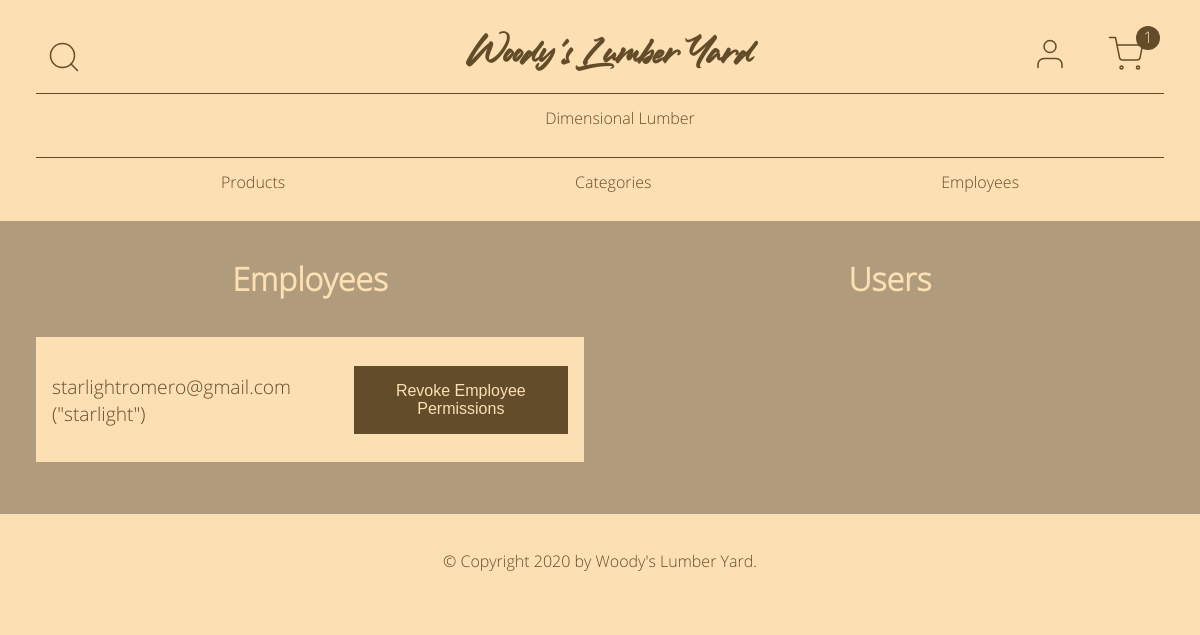
/admin/employees (signed in), run on an earlier commit of the app's database.
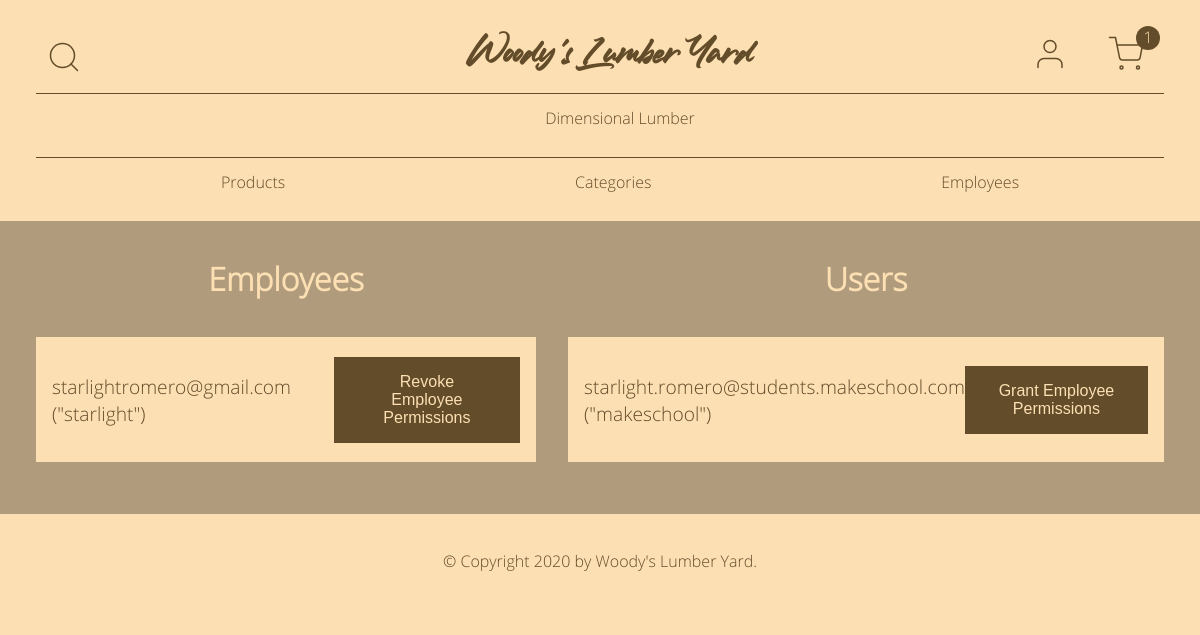
And on a later commit of the database.
### online_store/models.py (models this page shows, shortened)
class Category(db.Model):
    id = db.Column(db.Integer, primary_key=True)
    name = db.Column(db.String(20), nullable=False)
    link = db.Column(db.String(20), nullable=True)
    products = db.relationship("Product", backref="category", lazy=True)
    date_created = db.Column(db.DateTime, default=datetime.utcnow)
    created_by_id = db.Column(db.Integer, db.ForeignKey("user.id"))

class User(db.Model, UserMixin):
    id = db.Column(db.Integer, primary_key=True)
    username = db.Column(db.String(20), unique=True, nullable=False)
    email = db.Column(db.String(120), unique=True, nullable=False)
    image = db.Column(db.String(20), nullable=False, default="default.jpg")
    password = db.Column(db.String(60), nullable=True)
    is_employee = db.Column(db.Boolean, nullable=False, default=False)
    is_admin = db.Column(db.Boolean, nullable=False, default=False)
    categories = db.relationship("Category", backref="created_by", lazy=True)
    products = db.relationship("Product", backref="created_by", lazy=True)

### online_store/admin/routes.py (the view)
@admin.route("/admin/employees", methods=["GET"])
@login_required
@admin_required
def show_employees():
    categories = Category.query.all()
    users = (
        User.query.filter_by(is_employee=False)
        .filter_by(is_admin=False)
        .all()
    )
    employees = User.query.filter_by(is_employee=True).all()
    context = {
        "title": "Admins",
        "categories": categories,
        "users": users,
        "employees": employees,
    }
    return render_template("admin/employees.html", **context)

### online_store/admin/utils.py (called while the page is built)
def admin_required(func):
    @wraps(func)
    def wrapper(*args, **kwargs):
        if current_user.is_admin:
            return func(*args, **kwargs)
        else:
            return login_manager.unauthorized()
    return wrapper

### online_store/models.py (called while the page is built)
@login_manager.user_loader
def load_user(user_id):
    return User.query.get(int(user_id))

### online_store/templates/admin/employees.html (shortened to what this page needs)
{% extends "admin/base.html" %}
{% block head %}
{{ super() }}
{% endblock %}
{% block content %}
<div class="roles">
  <div class="employees">
    <h1>Employees</h1>
    {% for employee in employees %}
    <div class="employee">
      <p>{{ employee.email }} ("{{ employee.username }}")</p>
      <button type="button" onclick="revoke({{ employee.id }})">Revoke Employee Permissions</button>
    </div>
    {% endfor %}
  </div>
  <div class="users">
    <h1>Users</h1>
    {% for user in users %}
    <div class="user">
      <p>{{ user.email }} ("{{ user.username }}")</p>
      <button type="button" onclick="grant({{ user.id }})">Grant Employee Permissions</button>
    </div>
    {% endfor %}
  </div>
</div>
{% endblock %}

### online_store/templates/admin/base.html (shortened to what this page needs)
{% extends "base.html" %}
{% block nav %}
<nav>
  <ul>
    {% if current_user.is_employee %}
    <li><a href="{{ url_for('admin.show_products') }}">Products</a></li>
    <li><a href="{{ url_for('admin.show_categories') }}">Categories</a></li>
    {% endif %}
    {% if current_user.is_admin %}
    <li><a href="{{ url_for('admin.show_employees') }}">Employees</a></li>
    {% endif %}
  </ul>
</nav>
{% endblock %}

### online_store/templates/base.html (shortened to what this page needs)
<!DOCTYPE html>
<html lang="en">
<head>
  {% block head %}
  <link rel="stylesheet" type="text/css" href="{{ url_for('static', filename='css/main.css') }}">
  {% endblock %}
</head>
<body>
  <header>
    <div class="top-row">
      <div class="search">
        <img class="search-btn" src="/static/assets/search.svg" alt="Search Button">
      </div>
      {% if current_user.is_admin or current_user.is_employee %}
      <h1><a href="{{ url_for('admin.home') }}">Woody's Lumber Yard</a></h1>
      {% else %}
      <h1><a href="{{ url_for('main.home') }}">Woody's Lumber Yard</a></h1>
      {% endif %}
      <div class="user-icons">
        <a href="{{ url_for('users.account') }}">
          <img src="{{ url_for('static', filename='assets/user.svg') }}" alt="My Account">
        </a>
        <a href="{{ url_for('main.show_cart') }}">
          <img class="cart" src="{{ url_for('static', filename='assets/shopping-cart.svg') }}" alt="Shopping Cart">
          <div class="circle">1</div>
        </a>
      </div>
    </div>
    {% if categories %}
    <nav>
      <ul>
        {% for category in categories %}
        <li><a href="/category/{{ category.link }}">{{ category.name }}</a></li>
        {% endfor %}
      </ul>
    </nav>
    {% endif %}
    {% block nav %}{% endblock %}
  </header>
  <main>
    {% block content %}{% endblock %}
  </main>
  <footer>
    <p>&copy; Copyright 2020 by <a href="/">Woody's Lumber Yard</a>.</p>
  </footer>
</body>
</html>

### online_store/static/css/main.css (style rules this page uses)
body main button, body main .products .product-grid .product-item button, body main .products .product-grid .product-item .product-form input[type=submit], body main .product-detail .product-detail-text button, body main .categories .category-list .category-item button, body main .full-form input[type=submit], body footer button { -ms-appearance: none; -moz-appearance: none; -webkit-appearance: none; appearance: none; padding: 1rem 2rem; display: inline-block; border: none; margin: 0; text-decoration: none; background: #634C29; color: #FCDFB3; font-size: 1rem; cursor: pointer; text-align: center; transition: background 150ms ease-in-out, transform 50ms ease; }
* { box-sizing: border-box; }
body { background-color: #FCDFB3; color: #634C29; font-family: "Open-Sans", sans-serif; margin: 0; text-align: center; }
body header { background-color: #FCDFB3; padding: 36px; padding-bottom: 0; }
body header .top-row { display: flex; flex-direction: row; justify-content: center; align-items: center; justify-content: space-between; }
body header .top-row .search { display: flex; flex-direction: row; justify-content: center; align-items: center; flex-basis: 33%; justify-content: flex-start; margin: 0 10px; }
body header .top-row .search img { height: 36px; cursor: pointer; }
body header .top-row .user-icons { padding: 0; margin: 0; }
body header .top-row .user-icons .circle { display: block; position: absolute; color: #FCDFB3; background-color: #634C29; border-radius: 50%; height: 24px; width: 24px; top: 26px; right: 40px; }
body header .top-row .user-icons a { margin: 0 10px; text-decoration: none; }
body header .top-row .user-icons a img { height: 36px; }
body header h1 { flex-basis: 33%; font-family: "Ledgewood", sans-serif; margin: 0; text-align: center; justify-self: center; }
body header h1 a { color: #634C29; text-decoration: none; }
body header .user-icons { display: flex; flex-direction: row; justify-content: center; align-items: center; justify-content: flex-end; flex-basis: 33%; }
body header .user-icons img { margin: 0 10px; }
body header nav { margin: 0; }
body header nav ul { align-items: center; border-top: 1px solid #634C29; display: flex; flex-direction: row; height: 3rem; justify-content: space-around; }
body header nav ul li { display: flex; }
body header nav ul li a { color: #634C29; text-decoration: none; }
body main { background-color: #B09C7D; padding: 20px; }
body main h1 { color: #FCDFB3; font-size: 2rem; margin-top: 0; }
body main button { width: 100%; }
body main .roles { display: flex; flex-direction: row; justify-content: center; align-items: center; align-items: flex-start; justify-content: space-around; }
body main .roles .users, body main .roles .employees { display: flex; flex-direction: column; justify-content: center; align-items: center; width: 100%; padding: 1rem; }
body main .roles .users .user, body main .roles .users .employee, body main .roles .employees .user, body main .roles .employees .employee { display: flex; flex-direction: row; justify-content: center; align-items: center; justify-content: space-between; background-color: #FCDFB3; width: 100%; padding: 1rem; margin: 1rem; }
body main .roles .users .user p, body main .roles .users .employee p, body main .roles .employees .user p, body main .roles .employees .employee p { flex-basis: 55; font-size: 1.2rem; text-align: left; }
body main .roles .users .user button, body main .roles .users .employee button, body main .roles .employees .user button, body main .roles .employees .employee button { flex-basis: 45%; }
body footer { background-color: #FCDFB3; padding: 20px; }
body footer p a { color: #634C29; text-decoration: none; }

What changed in the data, as far as the page shows it:
added User: email "starlight.romero@students.makeschool.com", username "makeschool", shown under "Users"
